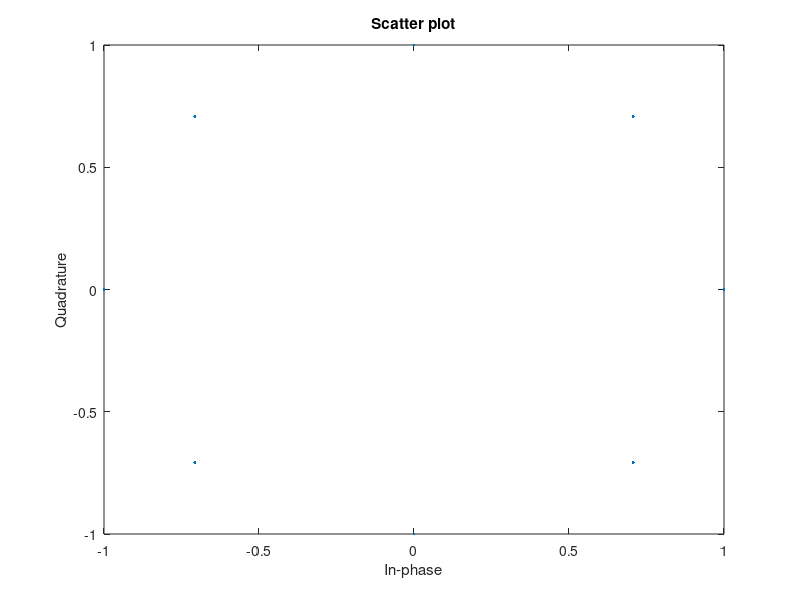
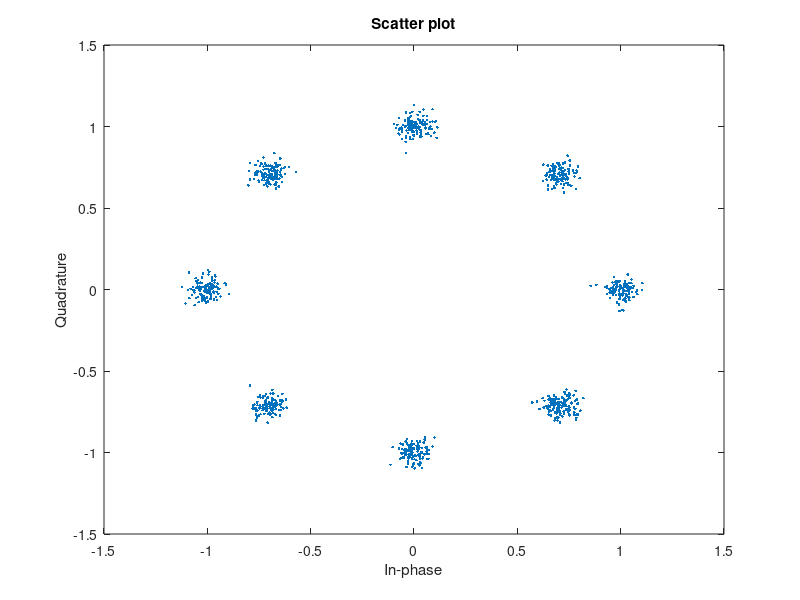

Recreate these plots in MATLAB, in order.

clc;
clear all;
close all;
pkg load communications
N = 3000;  % Number of bits to be transmitted using *-PSK
           % Too large value may slow down the program
x = randi([0,1],1,N); % Random input bits generation
M = 8;     % Number of Symbols in 8-PSK

% Symbol Generation
yy = [];
for i=1:3:length(x)
  if x(i)==0 && x(i+1)==0 & x(i+2)==0
    y = cosd(0)+1j*sind(0);
  elseif x(i)==0 && x(i+1)==0 & x(i+2)==1
    y = cosd(45)+1j*sind(45);
  elseif x(i)==0 && x(i+1)==1 & x(i+2)==1
    y = cosd(90)+1j*sind(90);
  elseif x(i)==0 && x(i+1)==1 & x(i+2)==0
    y = cosd(135)+1j*sind(135);
  elseif x(i)==1 && x(i+1)==1 & x(i+2)==0
    y = cosd(180)+1j*sind(180);
  elseif x(i)==1 && x(i+1)==1 & x(i+2)==1
    y = cosd(225)+1j*sind(225);
  elseif x(i)==1 && x(i+1)==0 & x(i+2)==1
    y = cosd(270)+1j*sind(270);
  elseif x(i)==1 && x(i+1)==0 & x(i+2)==0
    y = cosd(315)+1j*sind(315);
  endif
% Transmitted Symbols
yy = [yy y];
endfor
scatterplot(yy);    % Constellation Diagram without Noise
EbN0db = 20; % Change this value & run program to see the noisy constellation.
EbN0 = 10^(EbN0db/10);

% AWGN Channel
n = (1/sqrt(2))*[randn(1,length(yy)) + 1j*randn(1,length(yy))];
sigma = sqrt(1/((log2(M))*EbN0));

% Received Symbols
r = yy + sigma*n;
scatterplot(r);    % Constellation Diagram with Noise